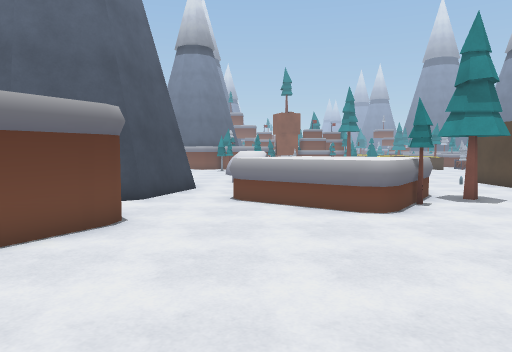
View 1 (above)

24 first-person views from a walk through a 3-D level made in the Unity game engine. The camera is 1.4 m above the floor, tilts 4° down and sees 70° across. The floor is counted in squares, 1 m on a side. Each view is taken from the middle of a square. On the plan, view 1 faces up. The plan holds only what a view shows up to about 16 squares ahead; the rest is blank. The place goes on beyond the plan. The player character is not drawn.

View 2
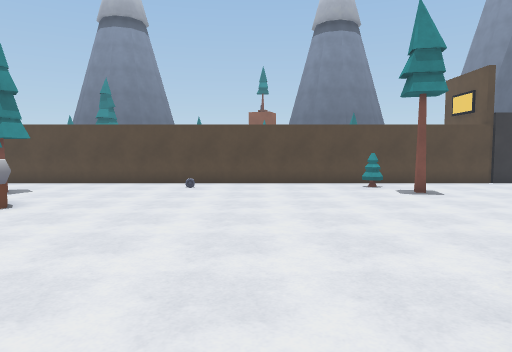

View 3
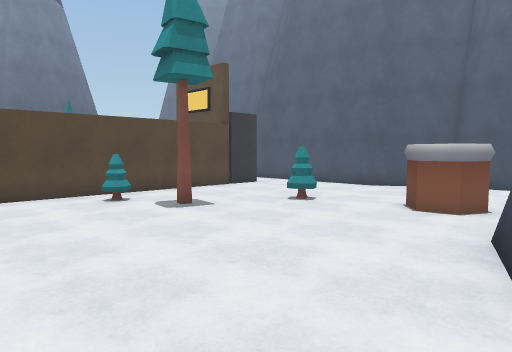

View 4
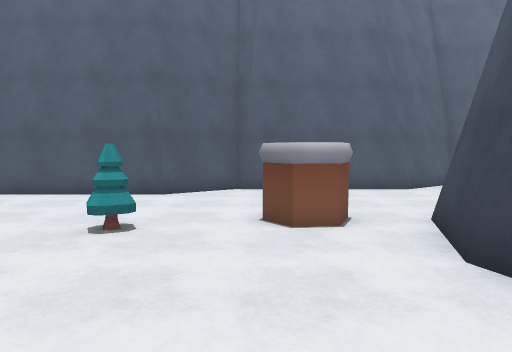

View 5
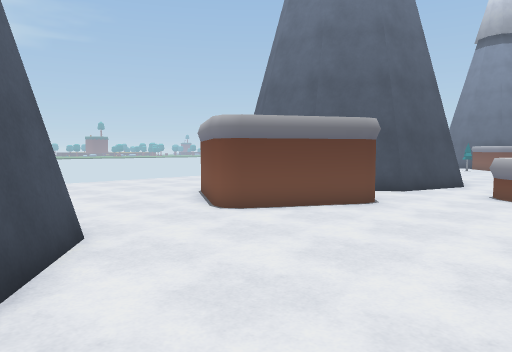

View 6
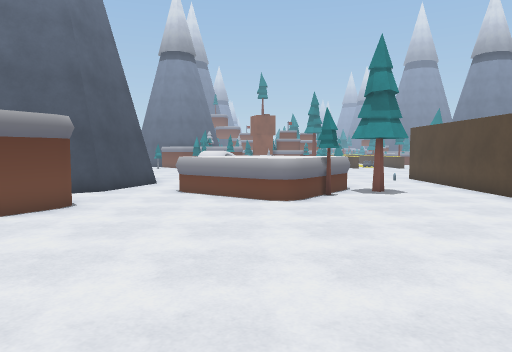

View 7
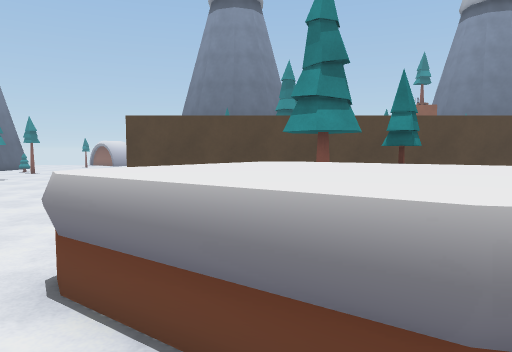

View 8
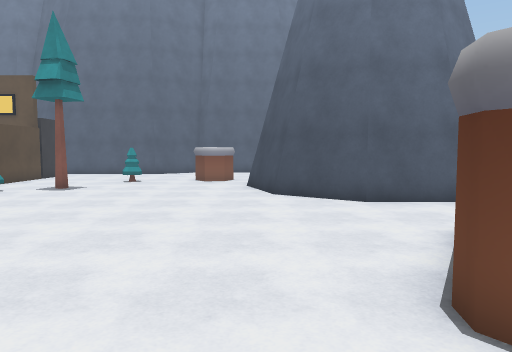

View 9
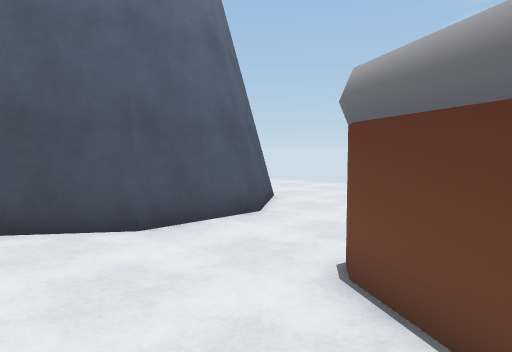

View 10
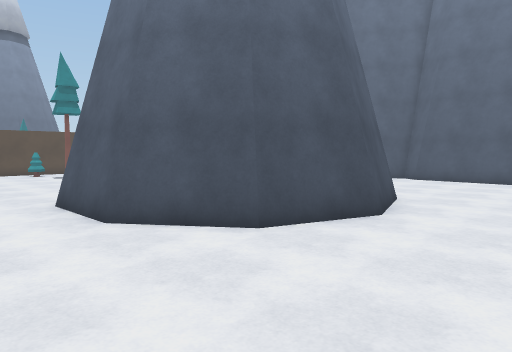

View 11
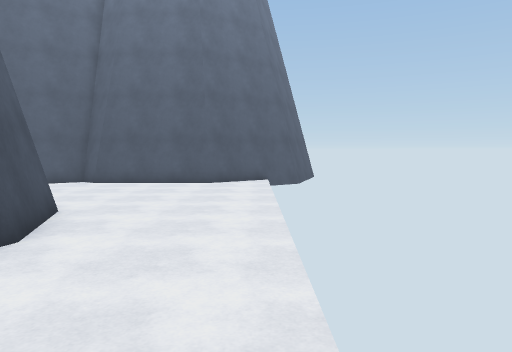

View 12
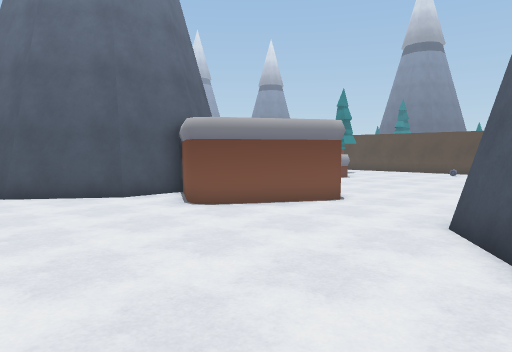

View 13
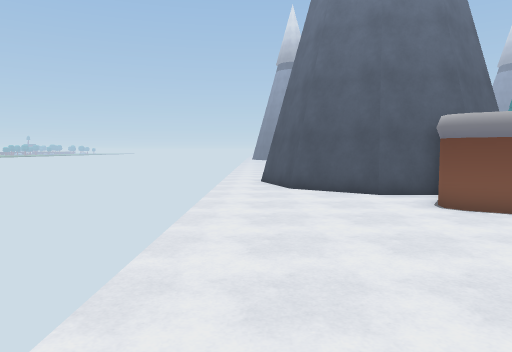

View 14
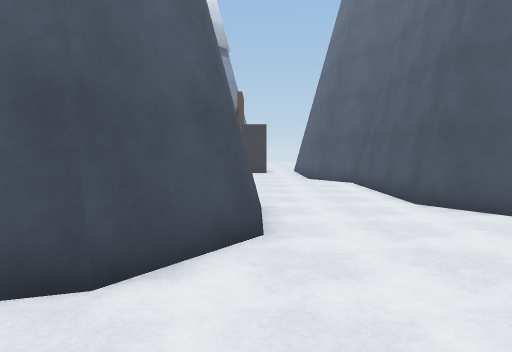

View 15
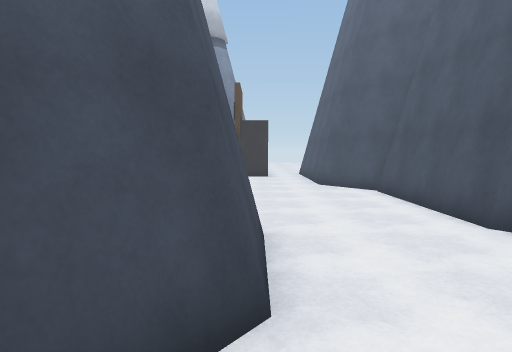

View 16
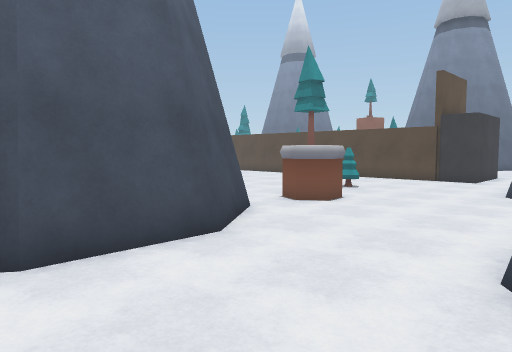

View 17
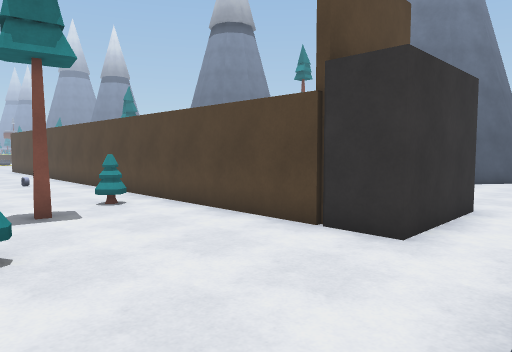

View 18
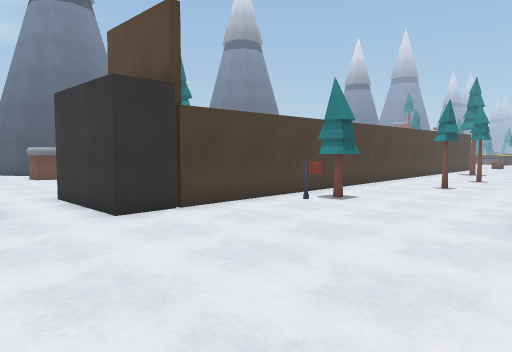

View 19
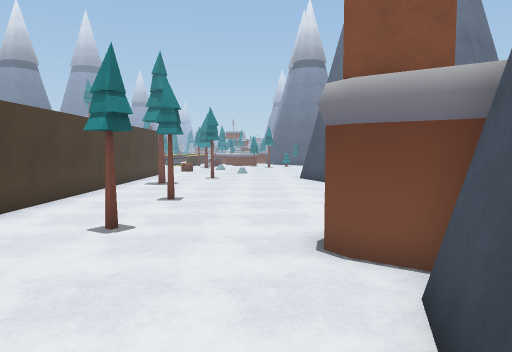

View 20
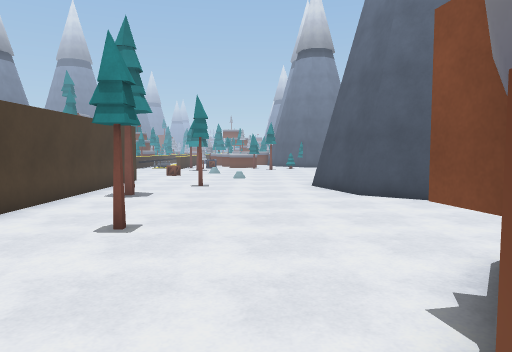

View 21
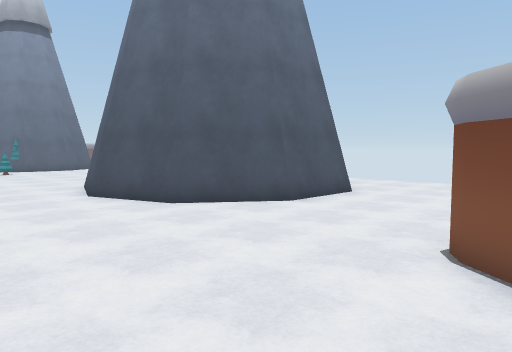

View 22
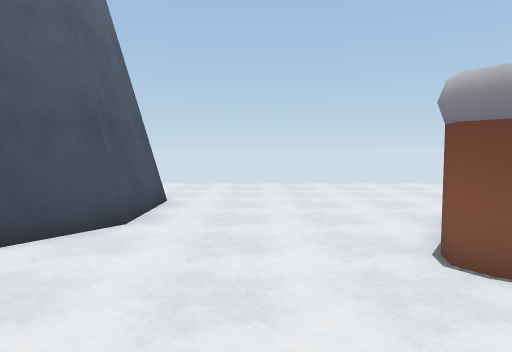

View 23
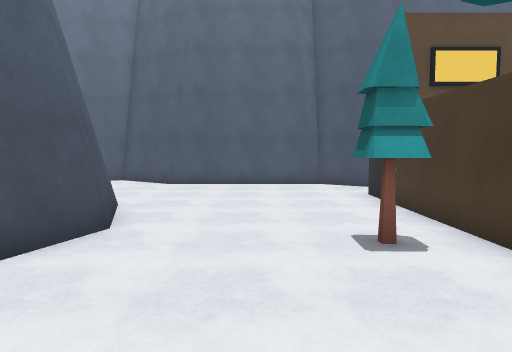

View 24
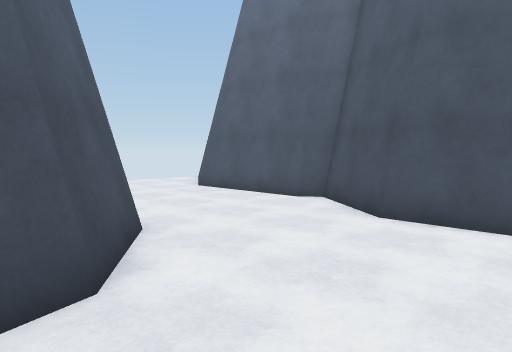

### Floor plan
Key: @ floor where view 1 was taken; # wall or solid block; . floor; ^ raised ledge; O other object.
Columns run from 14 left of view 1 to 33 right of it. Each row starts with its distance up from view 1.
 15             ..  ..   ...#  #........#
 14            #...#^#  ....#  #........#
 13 ..#        #..#^^^^ ....#  # ..O....#
 12 ..#        #..^^^^^^....#  #........#
 11 ..##      ##..^^^^^^....#  #........##
 10 ...##     #...^^^^O#O...#  #.O.......##
  9 ....####  .....^^^O.....#  #..........##### ....
  8 .......#   .....#^......#  #....................
  7 ......##   #............#  #....................
  6 ......##  ##............#  #...O................
  5 .......####.............#  #...O................
  4 ........##..............#  #....................
  3 ........................#  #........## .........
  2 ........................#  #.......OO   ........
  1 ........................#  #..O....OO    .......
  0 .......####...@.........#  #......##       .....
 -1 ......##  ##............#  #.......#         ...
 -2 .....##    ##.........O.#  #.......#
 -3 ....##      ##........O.#  #.O....##
 -4 ....#        #......O...#  #.O....#
 -5 ....#        #..........#  #......#
 -6 ....##      ##.....O....#  #......##
 -7 .....##    ##..#..OO....#  #.......##
 -8 ......##  ##...#........#  #........##
 -9 .......####.............####.........#
-10 .........................................
-11 ...........................................
-12 ...................######  ..................
-13 ...........#########       ########...........
-14 ..........########          ########..........
-15 ..#########                        #########.
-16        ##                            ##

Where each view was taken, in squares from view 1:
view 1: 0 up, 0 right, facing up
view 2: 2 up, 6 left, facing right
view 3: 2 up, 2 left, facing down-right
view 4: 0 up, 2 right, facing down
view 5: 2 down, 2 right, facing up-left
view 6: 2 down, 2 right, facing up
view 7: 12 up, 2 left, facing right
view 8: 10 up, 1 left, facing down
view 9: 6 up, 1 left, facing down-left
view 10: 3 up, 14 left, facing down-right
view 11: 1 up, 14 left, facing down
view 12: 2 down, 14 left, facing up-right
view 13: 3 down, 13 left, facing up
view 14: 9 down, 13 left, facing right
view 15: 9 down, 10 left, facing right
view 16: 14 down, 8 left, facing up-right
view 17: 12 down, 4 right, facing up-right
view 18: 13 down, 21 right, facing up-left
view 19: 5 down, 19 right, facing up
view 20: 1 down, 19 right, facing up
view 21: 2 up, 17 right, facing up-right
view 22: 6 up, 18 right, facing right
view 23: 2 up, 17 right, facing down
view 24: 6 down, 17 right, facing down-right
